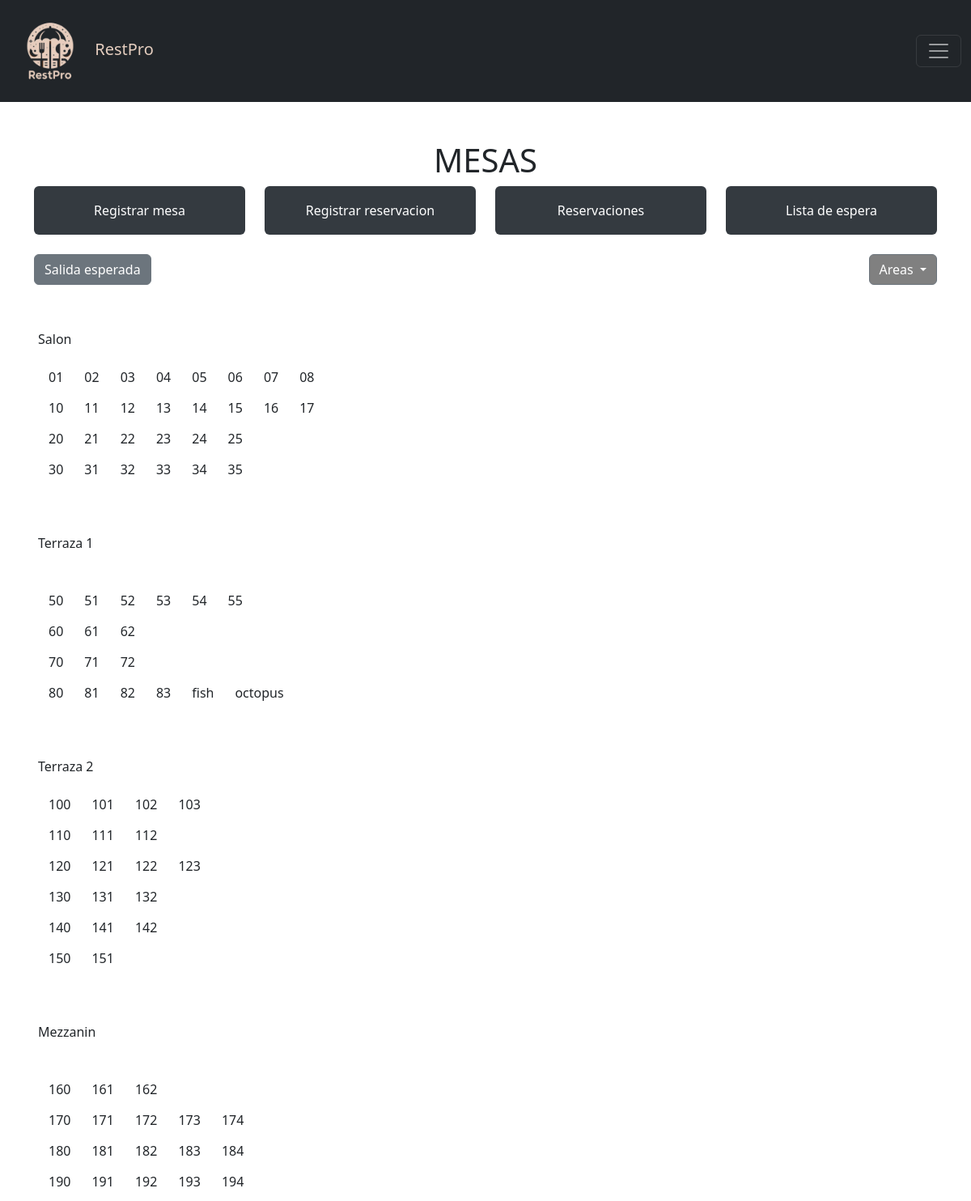
Page /vistas/mesas/mesas.php (signed in) on the committed database.
### tables this page shows
CREATE TABLE `areas` (
  `id` int NOT NULL,
  `nombre` varchar(50) NOT NULL COMMENT 'Nombre de area',
  `descripcion` varchar(250) NOT NULL COMMENT 'Descripcion de area'
);

### www/vistas/mesas/consultas/consultas.php (called while the page is built, shortened)
<?php
$sql = "SELECT * FROM areas";
$result = $pdo->query($sql);
if ($result->rowCount() > 0) {
    $resultAreas = $result->fetchAll(PDO::FETCH_OBJ);
} else {
    $resultAreas = array();
}
?>

### www/vistas/mesas/mesas.php (the view, shortened to what this page needs)
<?php
$ubicacion = "../../";
include($ubicacion . "includes/header.php");
include("consultas/consultas.php");
?>
<link rel="stylesheet" href="<?php echo $ubicacion; ?>/assets/tools/styles/estilos_vistas.css">
<div class="container mt-3">
    <h1 class="text-center">MESAS</h1>
    <?php if ($_SESSION["rol_creado"] == true) { ?>
        <div class="row centrar">
            <div class="col">
                <button class="btn btn-estilo" data-bs-toggle="modal" data-bs-target="#modalAsignarMesa">
                    Registrar mesa
                </button>
            </div>
            <div class="col">
                <button class="btn btn-estilo " data-bs-toggle="modal" data-bs-target="#modalReservacion">
                    Registrar reservacion
                </button>
            </div>
            <div class="col">
                <button class="btn btn-estilo " data-bs-toggle="modal" data-bs-target="#modalReservacionHoy">
                    Reservaciones
                </button>
            </div>
            <div class="col">
                <button class="btn btn-estilo" data-bs-toggle="modal" data-bs-target="#modalListaEspera">
                    Lista de espera
                </button>
            </div>
        </div>
        <br>
        <div class="row">
            <div class="col">
                <button class="btn btn-secondary" data-bs-toggle="modal" data-bs-target="#verListaSalida">
                    Salida esperada
                </button>
            </div>
            <div class="col">
                <div class="dropdown" style="text-align: right;">
                    <button type="button" class="btn btn-secondary dropdown-toggle" style="background-color:grey"
                        data-bs-toggle="dropdown" aria-expanded="false">
                        Areas
                    </button>
                </div>
            </div>
        </div>
        <?php
        include_once('mesas_mapas.php');
        ?>
    </div>
    <?php
    } else {
        echo "<p class='centrar'> No puedes ver mesas, hasta crear el rol!!! </p>";
    }
    ?>
<?php
include_once($ubicacion . "includes/footer.php");
?>

### www/vistas/mesas/mesas_mapas.php (shortened to what this page needs)
<?php
if (isset($resultAreas)) {
    foreach ($resultAreas as $area) {
        $fecha = date('Y-m-d');
        $result = $pdo->query("SELECT * FROM vista_mesas_color WHERE area_id = $area->id  AND fecha = '$fecha' ORDER BY nombre ASC");
        if ($result->rowCount() > 0) {
            $resultMesas = $result->fetchAll(PDO::FETCH_OBJ);
        } ?>
        <div id="<?php echo $area->id; ?>" class="mapa container active" style="width: 100%;">
            <p><?php echo $area->nombre; ?></p>
            <?php
            $fila = 0;
            foreach ($resultMesas as $mesa) {
                if (strlen($mesa->nombre) == 2) {
                    if ($mesa->nombre[0] != $fila) {
                        $fila = $mesa->nombre[0];
                        echo '<br>';
                    }
                } elseif (strlen($mesa->nombre) == 3) {
                    if ($mesa->nombre[1] != $fila) {
                        $fila = $mesa->nombre[1];
                        echo '<br>';
                    }
                }
                $separada = isset($mesa->nombre_mesa_separadas)?1:0;
                $mesa_id = isset($mesa->mesa_separada_id)?$mesa->mesa_separada_id:$mesa->id;
                $mesa_nombre = isset($mesa->nombre_mesa_separadas)?$mesa->nombre_mesa_separadas:$mesa->nombre;
                $mesa_n_personas = isset($mesa->n_personas_separadas)?$mesa->n_personas_separadas:$mesa->n_personas;
                $mesa_estado = isset($mesa->estado_mesa_separadas)?$mesa->estado_mesa_separadas:$mesa->estado;
                echo "<div class='d-inline-block border-custom' id='tooltip-$mesa_id' data-bs-placement='top' data-bs-html='true'
                        title='N. personas: {$mesa_n_personas}<br>Mesero: $mesa->mesero_nombre'>
                        <button type='button' data-bs-toggle='modal' data-bs-target='#verClientes'
                            data-separada='$separada'
                            data-estado='$mesa_estado'
                            data-id='$mesa_id'
                            data-nombre='$mesa_nombre'
                            data-n_personas='$mesa_n_personas'
                            data-id_zona='$mesa->area_id'
                            data-mesero='$mesa->mesero_nombre'
                            data-id-mesero='$mesa->mesero_id'
                            class='btn'>$mesa_nombre </button>
                    </div>";
            } ?>
        </div>
    <?php }
} else {
    echo 'No existen areas.';
} ?>

### www/assets/tools/styles.css (style rules this page uses)
.row { display: flex; row-gap: 48px; }
.centrar { text-align: center; justify-content: center; align-items: center; }
.container { margin-top: 50px; }
.btn { cursor: pointer; }

### www/assets/tools/styles/estilos_vistas.css (style rules this page uses)
.btn-estilo { height: 60px; width: 100%; background-color: #343a40; color: white; }
.mapa { justify-content: center; flex-wrap: wrap; background: #ffffff; padding: 5px; }
.mapa.active { display: block; }

### rows in the picture
areas: $area->id 1 (drawn), nombre "Salon", mesa_nombre "01", mesa_nombre "02", mesa_nombre "03", mesa_nombre "04", mesa_nombre "05", mesa_nombre "06", mesa_nombre "07", mesa_nombre "08", mesa_nombre "10", mesa_nombre "11", mesa_nombre "12", mesa_nombre "13", mesa_nombre "14", mesa_nombre "15", mesa_nombre "16", mesa_nombre "17", mesa_nombre "20", mesa_nombre "21", mesa_nombre "22", mesa_nombre "23", mesa_nombre "24", mesa_nombre "25", mesa_nombre "30", mesa_nombre "31", mesa_nombre "32", mesa_nombre "33", mesa_nombre "34", mesa_nombre "35"
areas: nombre "Terraza 1", mesa_nombre "50", mesa_nombre "51", mesa_nombre "52", mesa_nombre "53", mesa_nombre "54", mesa_nombre "55", mesa_nombre "60", mesa_nombre "61", mesa_nombre "62", mesa_nombre "70", mesa_nombre "71", mesa_nombre "72", mesa_nombre "80", mesa_nombre "81", mesa_nombre "82", mesa_nombre "83", mesa_nombre "fish", mesa_nombre "octopus"
areas: nombre "Terraza 2", mesa_nombre "100", mesa_nombre "101", mesa_nombre "102", mesa_nombre "103", mesa_nombre "110", mesa_nombre "111", mesa_nombre "112", mesa_nombre "120", mesa_nombre "121", mesa_nombre "122", mesa_nombre "123", mesa_nombre "130", mesa_nombre "131", mesa_nombre "132", mesa_nombre "140", mesa_nombre "141", mesa_nombre "142", mesa_nombre "150", mesa_nombre "151"
areas: nombre "Mezzanin", mesa_nombre "160", mesa_nombre "161", mesa_nombre "162", mesa_nombre "170", mesa_nombre "171", mesa_nombre "172", mesa_nombre "173", mesa_nombre "174", mesa_nombre "180", mesa_nombre "181", mesa_nombre "182", mesa_nombre "183", mesa_nombre "184", mesa_nombre "190", mesa_nombre "191", mesa_nombre "192", mesa_nombre "193", mesa_nombre "194"
